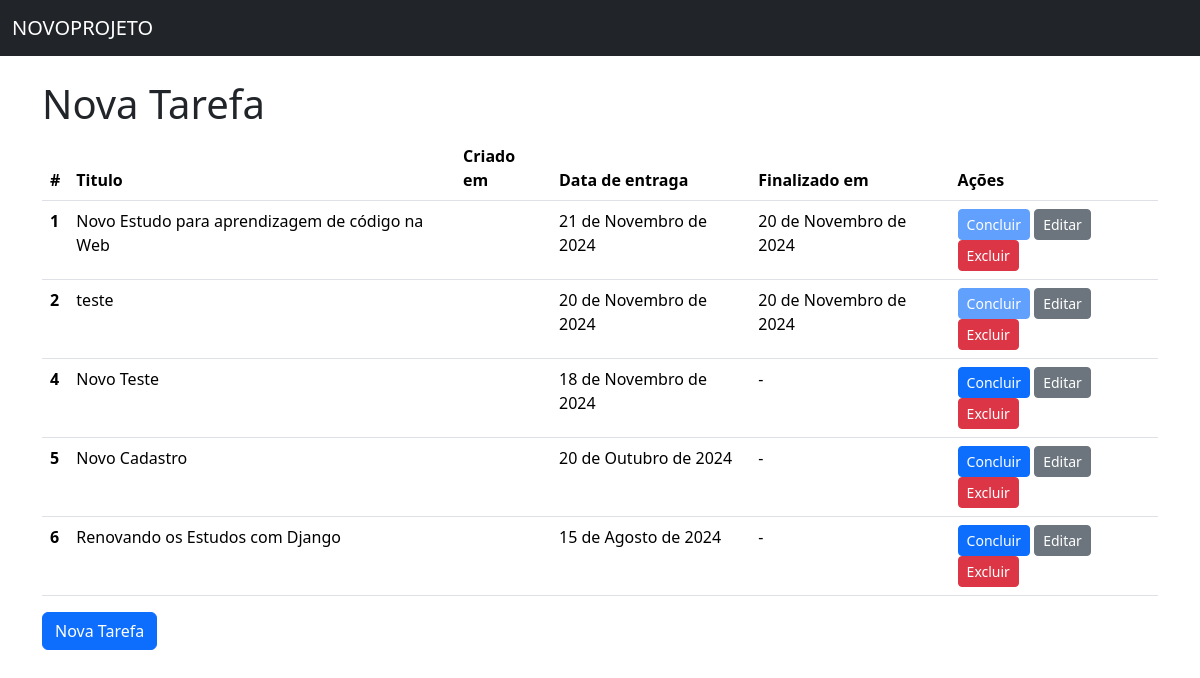
Screenshot of /todo with the database file from the repository.
### todos/models.py (models this page shows)
class Todo(models.Model):
    title = models.CharField(verbose_name="Titulo", max_length=100, null=False, blank=False)
    create_at = models.DateTimeField(auto_now_add=True, null=False, blank=False)
    deadline = models.DateField(verbose_name="Data de Entrega", null=False, blank=False)
    finished_at = models.DateField(null=True)

### todos/views.py (the view)
# urls.py: path("todo", TodoListView.as_view(), name="todo_list"),
class TodoListView(ListView):
    model = Todo

### todos/templates/todos/todo_list.html (shortened to what this page needs)
{% extends 'base.html' %}
{% block content %}
<h1>Nova Tarefa</h1>
{% if todo_list %}
<table class="table">
    <thead>
      <tr>
        <th scope="col">#</th>
        <th scope="col">Titulo</th>
        <th scope="col">Criado em</th>
        <th scope="col">Data de entraga</th>
        <th scope="col">Finalizado em</th>
        <th scope="col">Ações</th>
      </tr>
    </thead>
    <tbody>
        {% for todo in todo_list %}
            <tr>
                <th scope="row">{{ todo.pk }}</th>
                <td>{{ todo.title }}</td>
                <td>{{ todo.created_at }}</td>
                <td>{{ todo.deadline }}</td>
                <td>{{ todo.finished_at|default:"-" }}</td>
                <td>
                  <a href="{% url 'todo_complete' pk=todo.pk %}"
                     class="btn btn-primary btn-sm {% if todo.finished_at %}disabled{% endif %}"
                  >
                     Concluir
                  </a>
                  <a href="{% url 'todo_update' pk=todo.pk %}" class="btn btn-secondary btn-sm">Editar</a>
                  <a href="{% url 'todo_delete' pk=todo.pk %}" class="btn btn-danger btn-sm">Excluir</a>
                </td>
            </tr>
        {% endfor %}
    </tbody>
</table>
{% else %}
    <p>Não há tarefas Cadastradas</p>
{% endif %}
<a href="{% url 'todo_create' %}" class="btn btn-primary">Nova Tarefa</a>
{% endblock content %}

### todos/templates/base.html (shortened to what this page needs)
<!DOCTYPE html>
<html lang="pt-br">
  <head>
    <link href="https://cdn.jsdelivr.net/npm/bootstrap@5.3.3/dist/css/bootstrap.min.css" rel="stylesheet">
  </head>
  <body>
    <nav class="navbar bg-dark mb-4" data-bs-theme="dark">
        <div class="container-fluid">
            <a class="navbar-brand" href={% url 'todo_list'%}>NOVOPROJETO</a>
        </div>
    </nav>
    <main class="container">
       {% block content %}{% endblock %}
    </main>
  </body>
</html>

### rows the page displays
Todo: pk "1", title "Novo Estudo para aprendizagem de código na Web", deadline "21 de Novembro de 2024", finished_at "20 de Novembro de 2024"
Todo: pk "2", title "teste", deadline "20 de Novembro de 2024", finished_at "20 de Novembro de 2024"
Todo: pk "4", title "Novo Teste", deadline "18 de Novembro de 2024", finished_at "-"
Todo: pk "5", title "Novo Cadastro", deadline "20 de Outubro de 2024", finished_at "-"
Todo: pk "6", title "Renovando os Estudos com Django", deadline "15 de Agosto de 2024", finished_at "-"
